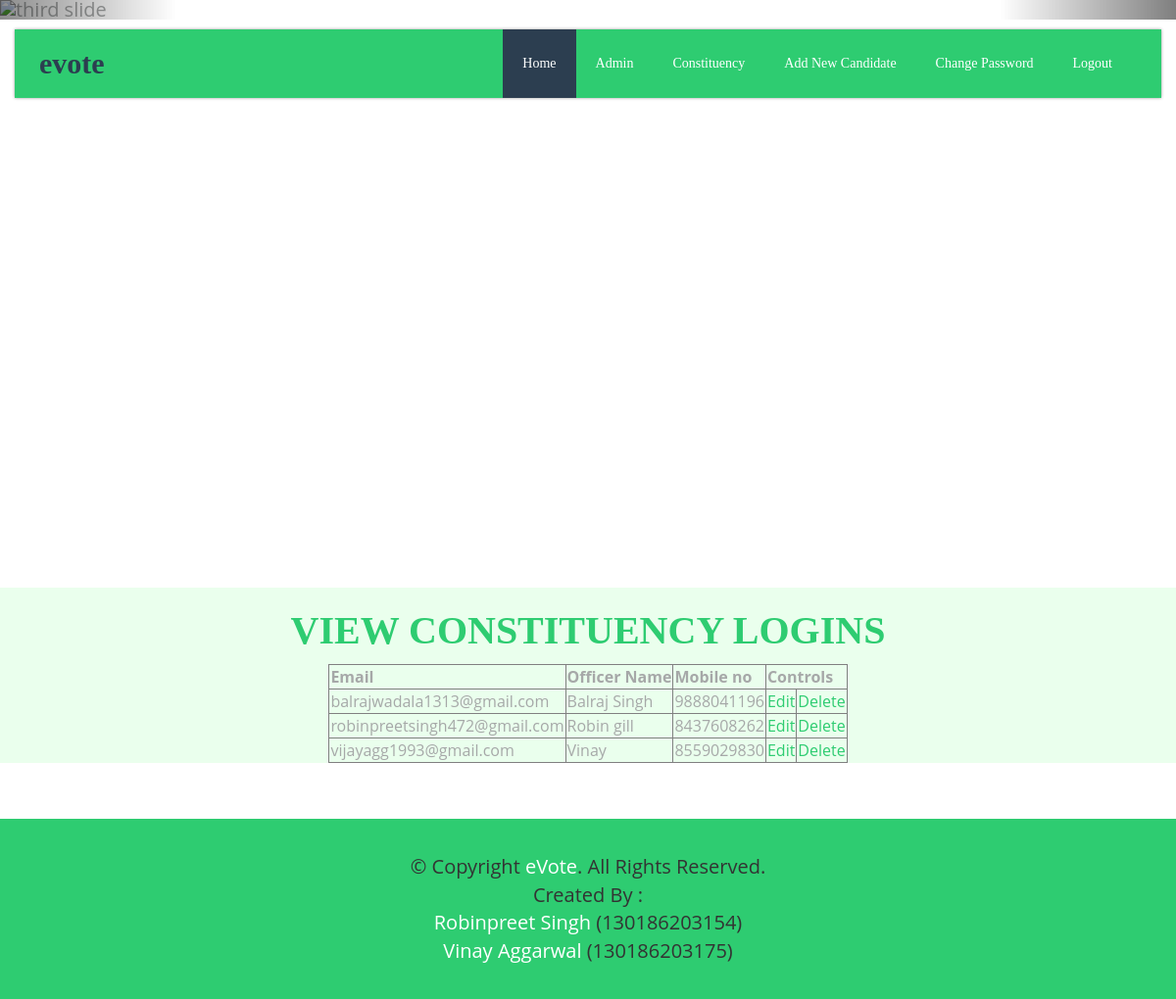
Screenshot of /view_const_login.php (signed in) with the database file from the repository.
### tables this page shows
CREATE TABLE IF NOT EXISTS `const_login` (
  `id` int(10) NOT NULL,
  `const_id` int(10) NOT NULL,
  `email` varchar(50) NOT NULL,
  `off_name` varchar(50) NOT NULL,
  `mob_no` bigint(10) NOT NULL,
  `password` varchar(20) NOT NULL
);

### view_const_login.php (the view, shortened to what this page needs)
<?php
include_once "connection.php";
include "admin_header.php";
?>
<section class="main__middle__container homepage">
    <section class="main__middle__container">
        <div class="container">
            <h1 align="center">VIEW CONSTITUENCY LOGINS</h1>
<?php
$query="select * from const_login";
$result=mysqli_query($conn,$query);
$tab="<table border='1' align='center'><th>Email</th><th>Officer Name</th><th>Mobile no</th><th  colspan='2'>Controls</th>";
while($row=mysqli_fetch_array($result))
{
    $tab.="<tr>";
    $tab.="<td>$row[2]</td>";
    $tab.="<td>$row[3]</td>";
    $tab.="<td>$row[4]</td>";
    $tab.="<td><a href='edit_const_login.php?q=$row[0]'>Edit</a> </td>";
    $tab.="<td><a href='delete_const_login.php?q=$row[0]'>Delete</a> </td>";
       $tab.="</tr>";
}
$tab.="</table>";
echo $tab;
?>
            </div>
        </section>
    </section>

### css/style.css (style rules this page uses)
a { color: #2ecc71; }
h1, h2, h3, h4, h5, .btn, p.big-paragraph, .btn, .carousel-caption, .recent-posts .col-md-9 .text p small, .navbar-default .navbar-brand, .orange { font-family: 'Podkova', serif; font-weight: bold; color:#2ecc71; }
h1 { font-size: 40px; line-height: 48px; font-weight: bold; color:#2ecc71; }
.main__middle__container { width: 100%; background-color: rgba(95, 255, 116, 0.13); }
.homepage { position: relative; margin-top: 50%; z-index: 111; background: #fff; }
.copyright { background-color: #2ecc71; color: #333; position: relative; z-index: 200; margin: 0; padding: 35px 0; }

### rows the page displays
const_login: email "balrajwadala1313@gmail.com", off_name "Balraj Singh", mob_no "9888041196"
const_login: email "robinpreetsingh472@gmail.com", off_name "Robin gill", mob_no "8437608262"
const_login: email "vijayagg1993@gmail.com", off_name "Vinay", mob_no "8559029830"
